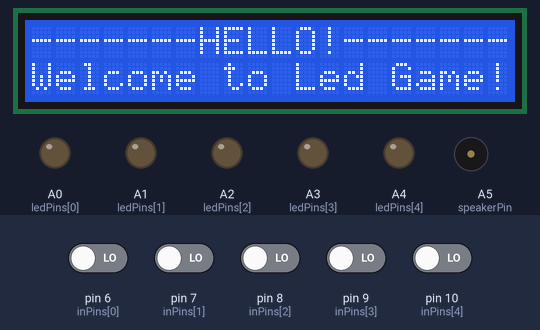
The sketch below on a simulated Arduino Uno, built with avr-gcc and run on an emulated ATmega328P. On the bench: 20×2 character LCD, output pins drawn as LEDs (lit = HIGH), buzzer (waves = sounding). The inputs (shaded band) are chosen by the test bench; at power-on: pin 6 (inPins[0]), pin 7 (inPins[1]), pin 8 (inPins[2]), pin 9 (inPins[3]), pin 10 (inPins[4]) LOW. Random numbers use the default seed unless the sketch sets one.

Above: at 1.2 s.
1.3 s: pin 6 (inPins[0]) driven HIGH
2.9 s: pin 10 (inPins[4]) driven HIGH
At 5.2 s:
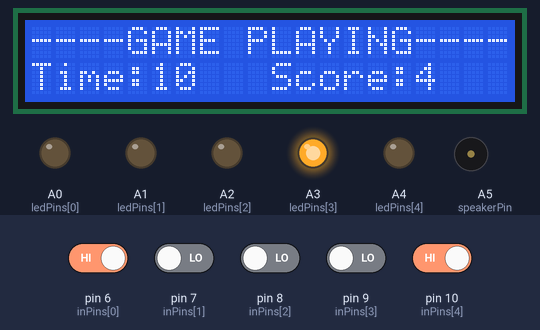
5.9 s: pin 6 (inPins[0]) driven LOW
At 7.4 s:
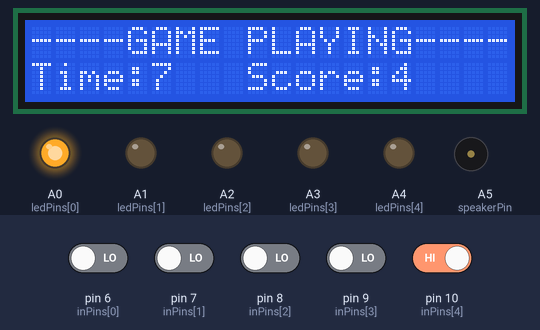
8.9 s: pin 8 (inPins[2]) driven HIGH
At 9.14 s:
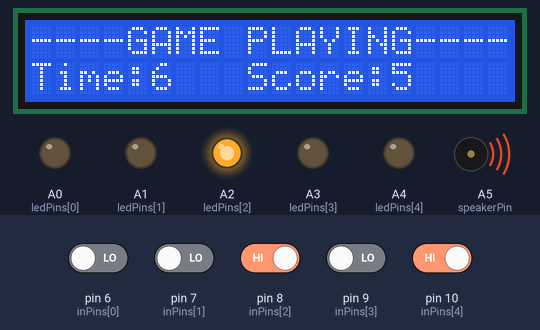
11.9 s: pin 9 (inPins[3]) driven HIGH
At 17.1 s:
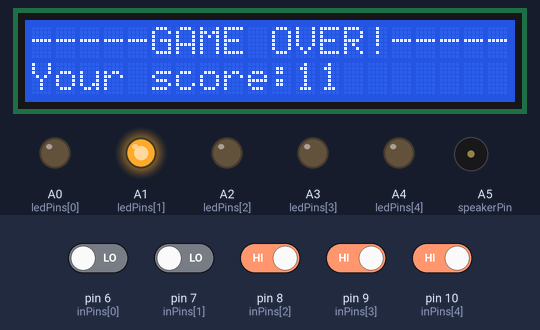
Timing chart, 0 to 58.0 s (numbered marks = the images above; inputs shaded):
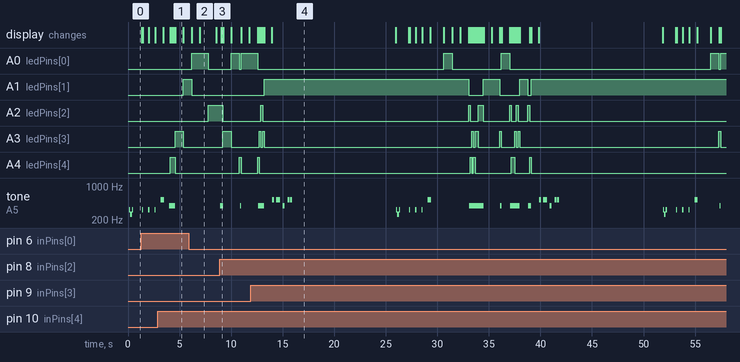

Measured:
- after the input at 2.9 s, A1 (ledPins[1]): LOW → HIGH after 2.5 s; A3 (ledPins[3]): LOW → HIGH after 1.7 s, → LOW 0.80 s later
- by itself, tone on A5 (speakerPin): plays 391 Hz for 0.60 s, 521 Hz for 0.20 s, 521 Hz for 0.40 s, 391 Hz for 0.20 s, 521 Hz for 0.20 s, 521 Hz for 0.20 s … (30 notes in this stretch)
- what the display in image 1 shows lasts 0.8 s, from 4.6 s to 5.4 s
- what the display in image 2 shows lasts 1.6 s, from 7.0 s to 8.6 s

The sketch:

game.ino
```cpp
// ================== Game Settings ================== //
int ledPins[5] = {A0, A1, A2, A3, A4};
int inPins[5] = {6, 7, 8, 9, 10};
int val = 0;
int score = 0;
int turn;
int gamedur=10; // game duration in seconds
unsigned long time, gamestart, gametime, ledtime;
// ================== END of Game Settings ================== //

// ================== Audio Settings/Functions ================== //
//--define notes-
#define  c     1915    // 261 Hz
#define  d     1700    // 294 Hz
#define  e     1519    // 329 Hz
#define  f     1432    // 349 Hz
#define  g     1275    // 392 Hz
#define  a     1136    // 440 Hz
#define  b     1014    // 493 Hz
#define  C     956    // 523 Hz
int speakerPin = A5;
//--define sounds in game--
enum mel{
power_on,//sound when game powers on
start_sound,//sound when game starts
hit_sound,//sound when player correctly hits led in time
end_sound, //sound when game ends!
sil //silent
};
enum mel curr_mel=power_on; //variable that controls what sound is being played,set to power on.
//--define sound notes and beats--
int pow_mel[] = {e,c,e} ;
int pow_beats []= {1,1,1} ;
int start_mel[] = {e,e,e,C} ;
int start_beats[]={1,1,1,3};
int hit_mel[] = {g} ;
int hit_beats []= {1} ;
int end_mel[] = {C,0,C,C,C,0,g,0,C,C} ;
int end_beats[]={2,1,1,1,1,1,2,2,2,2};
int tempo = 100;

//playes specified note by melody
void playTone(int tone, int duration) {
  for (long i = 0; i < duration * 1000L; i += tone * 2) {
    digitalWrite(speakerPin, HIGH);
    delayMicroseconds(tone);
    digitalWrite(speakerPin, LOW);
    delayMicroseconds(tone);
  }
}

//loops over melody notes
void playMelody(int melody[], int beats[], int length){
	for (int i = 0; i < length; i++) {
	  	  if (melody[i] == 0) {
		      delay(beats[i] * tempo); // rest
		    } else {
		      playTone(melody[i],beats[i] * tempo);
		    }
	    // pause between notes
	    delay(tempo/2);
	  }
}

//plays sound according to mode specified by curr_mel
void playSound() {
	switch (curr_mel) {
	  case power_on:
 		  playMelody(pow_mel,pow_beats,sizeof(pow_mel)/sizeof(int));
	    break;
	  case hit_sound:
 		  playMelody(hit_mel,hit_beats,sizeof(hit_mel)/sizeof(int));
	    break;
	  case end_sound:
		  playMelody(end_mel,end_beats,sizeof(end_mel)/sizeof(int));
	    break;
	  default:
		  break;
	}
	curr_mel=sil; //set after sound
}
// ================== END of Audio Settings/Functions ================== //

// ================== LCD Settings/Functions  ================== //
#include <LiquidCrystal.h>
// initialize the library with the numbers of the interface pins
LiquidCrystal lcd(12, 11, 5, 4, 3, 2); // Important that must be copied!!

// Function called before starting the game while waiting for pressing start button
void lcdBeforeStart()
{
  lcd.clear();
  lcd.print("-------HELLO!-------");
  // set the cursor to column 0, line 1
  lcd.setCursor(0, 1);
  lcd.print("Welcome to Led Game!");
}

// Function called after pressing start button to count down for game start
void lcdStartGame()
{
  lcd.clear();
  // Print a message to the LCD.
  lcd.print("-------HELLO!-------");
  // set the cursor to column 0, line 1
  lcd.setCursor(0, 1);
  lcd.print("Game starts in ");
  //Count down from 3 with start melody
  for (int i = 3; i >= 0; i--)
  {
    lcd.setCursor(15, 1);
	  playTone(start_mel[3-i],start_beats[3-i] * tempo);
    lcd.print(i);
    delay(500);
  }
}

// Function called every time unit to display remaining time and score
void lcdPrintScore(int time, int score)
{
  lcd.clear();
  lcd.setCursor(0, 0);
  lcd.print("----GAME PLAYING----");
  lcd.setCursor(0, 1);
  lcd.print("Time:");
  lcd.print(time);
  lcd.print("   ");
  lcd.print("Score:");
  lcd.print(score);
}

// Function called after time ends to display score
void lcdGameOver(int score)
{
  lcd.clear();
  lcd.setCursor(0, 0);
  lcd.print("-----GAME OVER!-----");
  lcd.setCursor(0, 1);
  lcd.print("Your score:");
  lcd.print(score);
}
// ================== END of LCD Settings/Functions ================== //

// ================== Game Setup ================== //
void setup()
{
  // set up the LCD's number of columns and rows
  lcd.begin(20, 2);
  // set seaker pin
  pinMode(speakerPin, OUTPUT);
  //set buttons and LED pins
  for (int i = 0; i < 5; i++)
  {
    pinMode(ledPins[i], OUTPUT);
    pinMode(inPins[i], INPUT);
  }
  randomSeed(analogRead(5));
}
// ================== END of Game Setup ================== //

// ================== Main Game Logic ================== //
void loop()
{

  //Show welcome screen and play power on sound
  lcdBeforeStart();
  curr_mel=power_on;
  playSound();
  delay(800);
  //Start Game with countdown
  lcdStartGame();
  //Initialize game timers
  gamestart = millis();
  ledtime = millis(); //time that last led was lit (to switch between them)
  score = 0;
  turn = 0; //led turn
  //Game loop
  while (true)
  {
    gametime = millis() - gamestart;
    //If game duration ended, break game loop
    if (gametime % (gamedur*1000) == 0 && gametime != 0)
      break;
    time = millis() - ledtime; //time elapsed with last led lit.
    //If LED on time elaped, switch to a different LED
    if (time % 800 == 0 && time != 0)
    {
      digitalWrite(ledPins[turn], LOW);
      turn = random(1000) % 5;
      digitalWrite(ledPins[turn], HIGH);
      ledtime = millis();
      lcdPrintScore(gamedur - (gametime / 1000), score);
    }
    else //player still has time to hit button
    {
      //check button asssociated with LED
      val = digitalRead(inPins[turn]);
      if (val == 1)
      {
        //Successfully pressed Lit LED button in time, play hit sound and increment score
		    curr_mel=hit_sound;
		    playSound();
        score++;
        //Then switch to another LED
        digitalWrite(ledPins[turn], LOW);
        turn = random(1000) % 5;
        digitalWrite(ledPins[turn], HIGH);
        ledtime = millis();
        lcdPrintScore(gamedur  - (gametime / 1000), score);
      }
    }
  }
  //Show final score and play game end melody
  lcdGameOver(score);
	curr_mel=end_sound;
	playSound();
	delay(10000);
}
// ================== END of Main Game Logic ================== //
```
